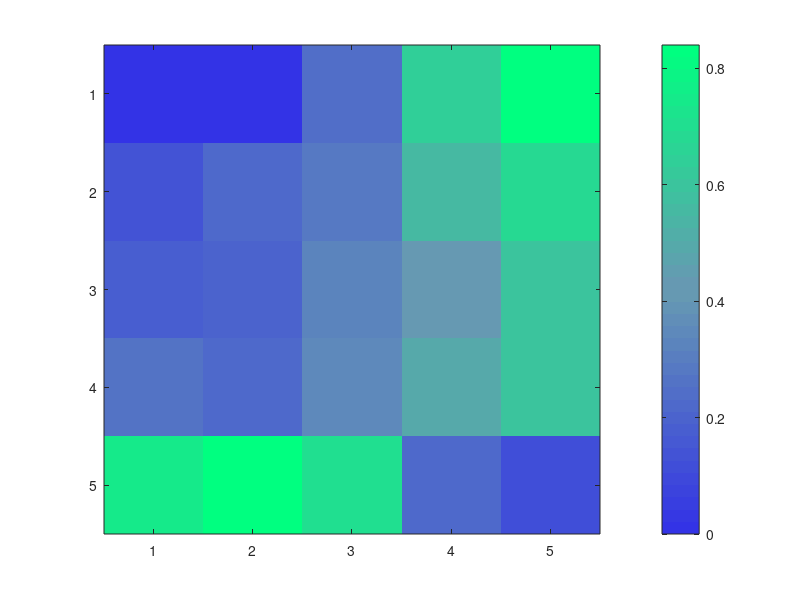

The MATLAB source for this figure: (Note: this script raises an error after producing the figure.)
clear
close all
set(0,'DefaultFigureVisible','on')

load('racrho_binding_unbinding.mat')
bindunbind=vals1;

green=[0,1,0.5];
grey=[0.4,0.6,0.7];
blue=[0.2,0.2,0.9];
gg=[linspace(green(1),grey(1),20);linspace(green(2),grey(2),20);linspace(green(3),grey(3),20)];
gb=[linspace(grey(1),blue(1),20);linspace(grey(2),blue(2),20);linspace(grey(3),blue(3),20)];
ggb=flip([gg gb]');

xvals={'Rac unbinding times 1000','Rac unbinding times 10','No change','Rho unbinding times 10','Rho unbinding times 1000'};
yvals={'Rho binding times 1000','Rho binding times 10','No change','Rac binding times 10','Rac binding times 1000'};

% figure(1)
% h=heatmap(xvals,yvals,bindunbind);
% h.Title='Proportion Leader/Follower';
% h.YLabel='Cell 1';
% h.XLabel='Cell 2';
% colormap(ggb)
% clim([0.2,1])
% set(gcf,'color','w')

figure(1)
imagesc(bindunbind)
colorbar;
colormap(ggb)
clim([0.2,1])
set(gcf,'color','w')
set(gca,'XTick',[],'YTick',[])


% load('racrho_binding.mat')
% 
% xvals={'Rho binding times 1000','Rho binding times 10','No change','Rac binding times 10','Rac binding times 1000'};
% yvals={'Rho binding times 1000','Rho binding times 10','No change','Rac binding times 10','Rac binding times 1000'};
% 
% figure(2)
% h=heatmap(xvals,yvals,bindingvals);
% h.Title='Proportion Leader/Follower';
% h.YLabel='Cell 1';
% h.XLabel='Cell 2';
% colormap(ggb)
% clim([0.2,1])
% set(gcf,'color','w')
% 
% load('racrho_unbinding.mat')
% 
% xvals={'Rac unbinding times 1000','Rac unbinding times 10','No change','Rho unbinding times 10','Rho unbinding times 1000'};
% yvals={'Rac unbinding times 1000','Rac unbinding times 10','No change','Rho unbinding times 10','Rho unbinding times 1000'};
% 
% figure(3)
% h=heatmap(xvals,yvals,unbindingvals);
% h.Title='Proportion Leader/Follower';
% h.YLabel='Cell 1';
% h.XLabel='Cell 2';
% colormap(ggb)
% clim([0.2,1])
% set(gcf,'color','w')